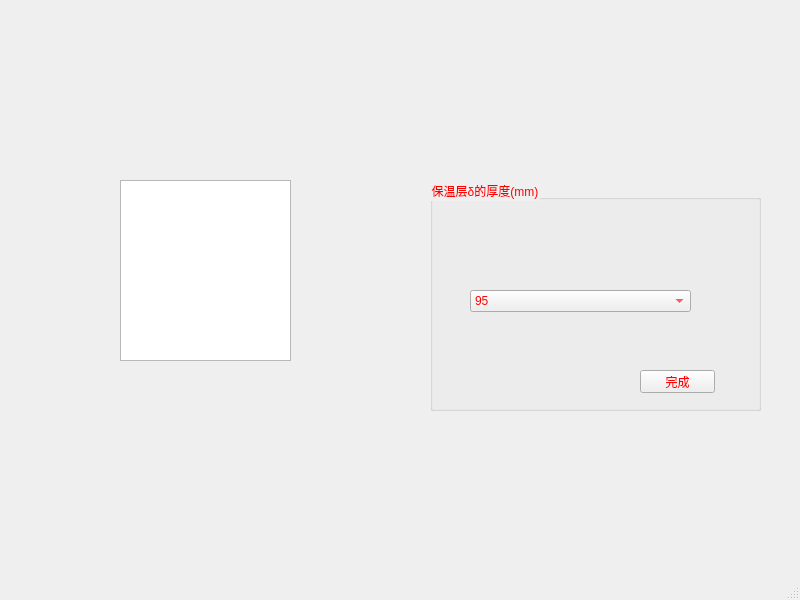
<?xml version="1.0" encoding="UTF-8"?>
<ui version="4.0">
 <class>MainWindow</class>
 <widget class="QMainWindow" name="MainWindow">
  <property name="geometry">
   <rect>
    <x>0</x>
    <y>0</y>
    <width>800</width>
    <height>600</height>
   </rect>
  </property>
  <property name="windowTitle">
   <string>MainWindow</string>
  </property>
  <widget class="QWidget" name="centralwidget">
   <widget class="QGraphicsView" name="graphicsView">
    <property name="geometry">
     <rect>
      <x>120</x>
      <y>180</y>
      <width>171</width>
      <height>181</height>
     </rect>
    </property>
    <property name="styleSheet">
     <string notr="true">border-image: url(:/wuding1/8.png);</string>
    </property>
   </widget>
   <widget class="QGroupBox" name="groupBox">
    <property name="geometry">
     <rect>
      <x>430</x>
      <y>180</y>
      <width>331</width>
      <height>231</height>
     </rect>
    </property>
    <property name="styleSheet">
     <string notr="true">color: rgb(255, 0, 0);
font: 8pt &quot;楷体&quot;;</string>
    </property>
    <property name="title">
     <string>保温层δ的厚度(mm)</string>
    </property>
    <widget class="QComboBox" name="comboBox">
     <property name="geometry">
      <rect>
       <x>40</x>
       <y>110</y>
       <width>221</width>
       <height>22</height>
      </rect>
     </property>
     <item>
      <property name="text">
       <string>95</string>
      </property>
     </item>
     <item>
      <property name="text">
       <string>70</string>
      </property>
     </item>
     <item>
      <property name="text">
       <string>50</string>
      </property>
     </item>
     <item>
      <property name="text">
       <string>40</string>
      </property>
     </item>
     <item>
      <property name="text">
       <string>30</string>
      </property>
     </item>
     <item>
      <property name="text">
       <string>25</string>
      </property>
     </item>
    </widget>
    <widget class="QPushButton" name="fff">
     <property name="geometry">
      <rect>
       <x>210</x>
       <y>190</y>
       <width>75</width>
       <height>23</height>
      </rect>
     </property>
     <property name="text">
      <string>完成</string>
     </property>
    </widget>
   </widget>
  </widget>
  <widget class="QMenuBar" name="menubar">
   <property name="geometry">
    <rect>
     <x>0</x>
     <y>0</y>
     <width>800</width>
     <height>22</height>
    </rect>
   </property>
  </widget>
  <widget class="QStatusBar" name="statusbar"/>
 </widget>
 <resources>
  <include location="../pic/wuding.qrc"/>
 </resources>
 <connections/>
</ui>
